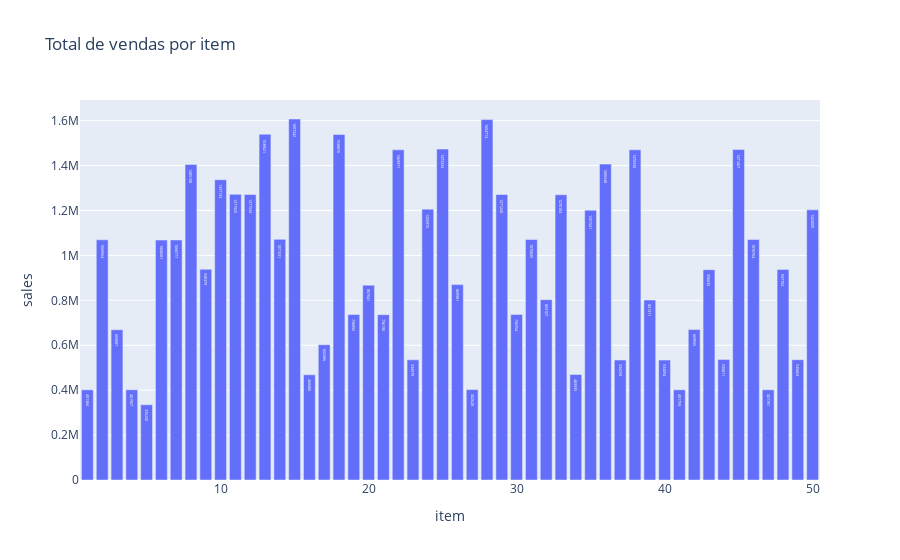

Notebook code cell kept with this figure:
### Code cell
# Plot de total de vendas por item
fig = px.bar(total_item_sales, y='sales', title='Total de vendas por item', text='sales')
fig

### Figure 1 — Plotly figure (JSON) as saved in the notebook; plotly's stock layout.template omitted (floating-point values rounded to 4 significant figures)
{"data": [{"alignmentgroup": "True", "hovertemplate": "item=%{x}<br>sales=%{text}<extra></extra>", "legendgroup": "", "marker": {"color": "#636efa"}, "name": "", "offsetgroup": "", "orientation": "v", "showlegend": false, "text": [1607442, 1604713, 1539621, 1538876, 1473334, 1471467, 1470330, 1469971, 1406548, 1405108, 1337133, 1271925, 1271534, 1271240, 1270183, 1205975, 1203009, 1201541, 1071531, 1070845, 1070764, 1069564, 1068777, 1068281, 938379, 937703, 936635, 869981, 867641, 803107, 801311, 736892, 736554, 736190, 669925, 669087, 602486, 536811, 535663, 534979, 534258, 534094, 469935, 468480, 402628, 401907, 401781, 401759, 401384, 335230], "textposition": "auto", "type": "bar", "x": [15, 28, 13, 18, 25, 45, 38, 22, 36, 8, 10, 11, 12, 29, 33, 24, 50, 35, 14, 31, 46, 2, 7, 6, 9, 48, 43, 26, 20, 32, 39, 19, 30, 21, 42, 3, 17, 44, 49, 23, 37, 40, 34, 16, 27, 4, 47, 41, 1, 5], "xaxis": "x", "y": [1607442, 1604713, 1539621, 1538876, 1473334, 1471467, 1470330, 1469971, 1406548, 1405108, 1337133, 1271925, 1271534, 1271240, 1270183, 1205975, 1203009, 1201541, 1071531, 1070845, 1070764, 1069564, 1068777, 1068281, 938379, 937703, 936635, 869981, 867641, 803107, 801311, 736892, 736554, 736190, 669925, 669087, 602486, 536811, 535663, 534979, 534258, 534094, 469935, 468480, 402628, 401907, 401781, 401759, 401384, 335230], "yaxis": "y"}], "layout": {"barmode": "relative", "legend": {"tracegroupgap": 0}, "title": {"text": "Total de vendas por item"}, "xaxis": {"anchor": "y", "domain": [0, 1], "title": {"text": "item"}}, "yaxis": {"anchor": "x", "domain": [0, 1], "title": {"text": "sales"}}}}
